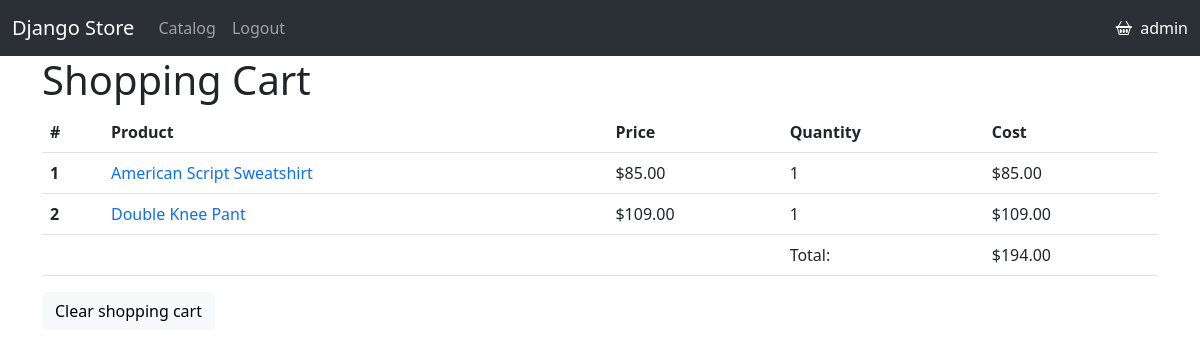
The page /cart/ (signed in) on the database its author committed.
### authuser/models.py (models this page shows)
class User(AbstractUser):
    pass

### shopping_cart/models.py (models this page shows)
class CartItem(models.Model):
    cart = models.ForeignKey(Cart, on_delete=models.CASCADE, related_name='items')
    product = models.ForeignKey(Product, on_delete=models.CASCADE)
    quantity = models.PositiveIntegerField(default=0)
    def get_cost(self):
        return self.product.price * self.quantity

class Cart(models.Model):
    user = models.ForeignKey(User, on_delete=models.CASCADE)
    updated_at = models.DateTimeField(auto_now_add=True)
    def get_total_cost(self):
        return sum(item.get_cost() for item in self.items.all())

### catalog/models.py (models this page shows, shortened)
class Product(models.Model):
    CATEGORY_CHOICES = [
        ('TS', 'T-shirts'),
        ('SW', 'Sweatshirts'),
        ('PN', 'Pants'),
        ('JC', 'Jackets'),
    ]
    name = models.CharField(max_length=150)
    category = models.CharField(max_length=2, choices=CATEGORY_CHOICES, default=None)
    article_number = models.CharField(max_length=50, unique=True)
    price = models.FloatField()
    stock = models.PositiveIntegerField(default=0)
    image = models.ImageField(upload_to='images/catalog')

### shopping_cart/views.py (the view)
# urls.py: path('cart/', views.show_cart, name='show_cart'),
def show_cart(request):
    cart, _ = Cart.objects.get_or_create(user=request.user)
    return render(request, 'shopping_cart/cart.html', {'cart': cart})

### shopping_cart/templates/shopping_cart/cart.html (shortened to what this page needs)
{% extends 'base.html' %}
{% block content%}
<h1>Shopping Cart</h1>
{% if cart.items.all %}
    <table class="table">
        <thead>
        <tr>
            <th scope="col">#</th>
            <th scope="col">Product</th>
            <th scope="col">Price</th>
            <th scope="col">Quantity</th>
            <th scope="col">Cost</th>
        </tr>
        </thead>
        <tbody>
        {% for item in cart.items.all %}
            <tr>
                <th scope="row">{{ forloop.counter }}</th>
                <td><a href="{% url 'catalog:product_detail' item.product.pk %}" class="text-decoration-none">{{ item.product.name }}</a></td>
                <td>${{ item.product.price|floatformat:2 }}</td>
                <td>{{ item.quantity }}</td>
                <td>${% widthratio item.product.price 1 item.quantity as result %}{{result|floatformat:2}}</td>
            </tr>
        {% endfor %}
            <tr>
                <th scope="row"></th>
                <td></td>
                <td></td>
                <td>Total:</td>
                <td>${{ cart.get_total_cost|floatformat:2 }}</td>
            </tr>
      </tbody>
    </table>
    <a href="{% url 'shopping_cart:clear_cart' %}" type="button" class="btn btn-light">Clear shopping cart</a>
{% else %}
    <p>Your shopping cart is empty</p>
{% endif %}
{% endblock %}

### templates/base.html (shortened to what this page needs)
<!DOCTYPE html>
<html lang="en">
<head>
    <link href="https://cdn.jsdelivr.net/npm/bootstrap@5.3.0-alpha1/dist/css/bootstrap.min.css" rel="stylesheet">
    <link rel="stylesheet" href="https://cdn.jsdelivr.net/npm/bootstrap-icons@1.10.3/font/bootstrap-icons.css">
</head>
<body>
    <nav class="navbar navbar-expand-lg bg-body-tertiary bg-dark" data-bs-theme="dark">
      <div class="container-fluid">
        <a class="navbar-brand" href="{% url 'catalog:product_list' %}">Django Store</a>
        <div class="collapse navbar-collapse" id="navbarNav">
          <ul class="navbar-nav">
            <li class="nav-item">
              <a class="nav-link" href="{% url 'catalog:product_list' %}">Catalog</a>
            </li>
            {% if not user.is_authenticated %}
                <li class="nav-item">
                  <a class="nav-link" href="{% url 'authuser:register' %}">Registration</a>
                </li>
                <li class="nav-item">
                  <a class="nav-link" href="{% url 'authuser:login' %}">Login</a>
                </li>
            {% else %}
                <li class="nav-item">
                  <a class="nav-link" href="{% url 'authuser:logout' %}">Logout</a>
                </li>
            {% endif %}
          </ul>
        </div>
        <span class="navbar-text">
          {% if user.is_authenticated %}
            <a href="{% url 'shopping_cart:show_cart' %}" class="text-decoration-none">
            <i class="bi bi-basket2">&nbsp;</i>
                {{ user.username }}
            </a>
          {% endif %}
        </span>
      </div>
    </nav>
    <div class="container">
        {% block content %}{% endblock %}
    </div>
</body>
</html>

### rows shown on the page
User: username "admin"
CartItem: product.name "American Script Sweatshirt", product.price "85.00", quantity "1", result "85.00"
CartItem: product.name "Double Knee Pant", product.price "109.00", quantity "1", result "109.00"
Cart: get_total_cost "194.00"
